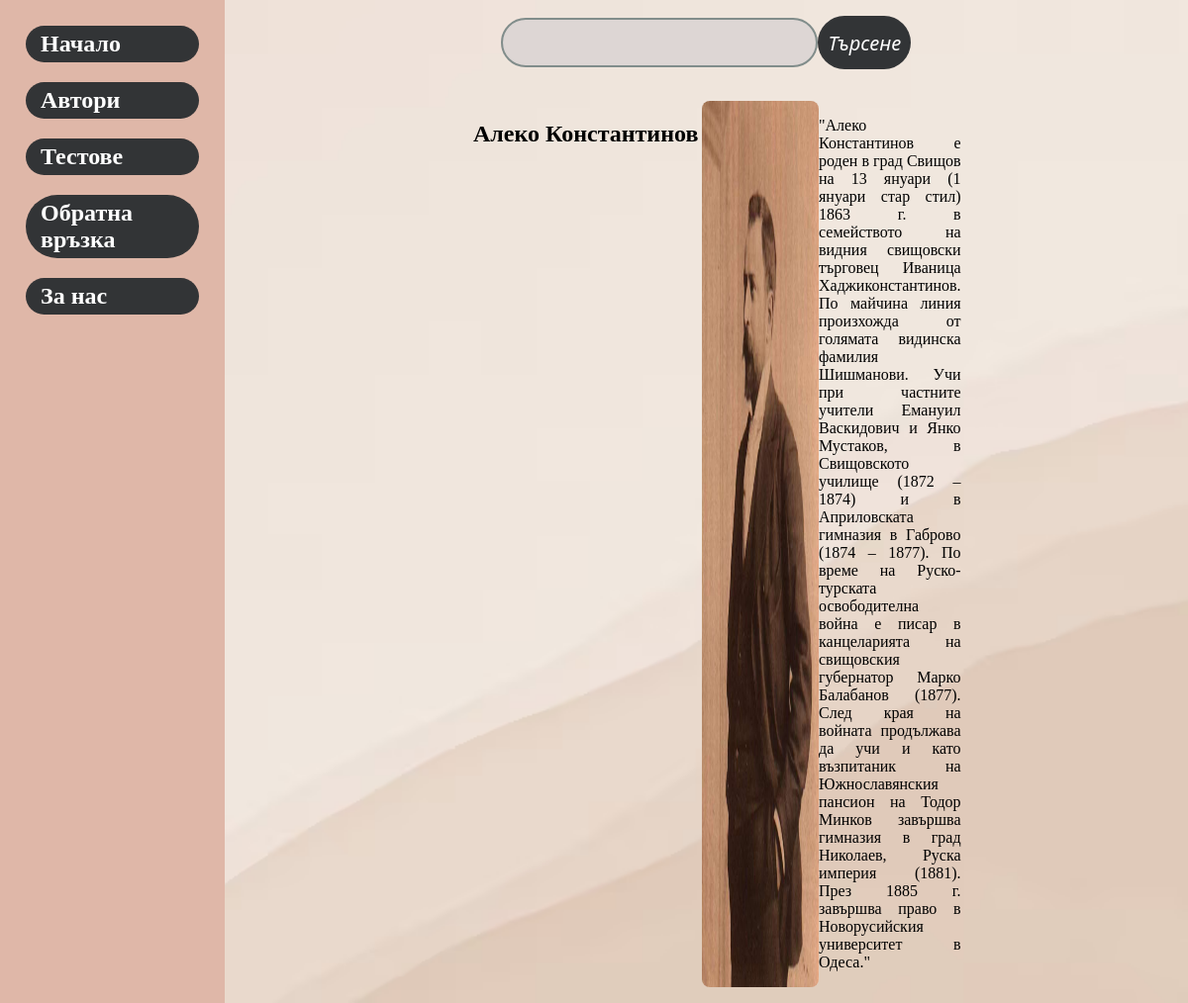
Page /php/avtor.php?authorId=2 on the committed database.
### tables this page shows
CREATE TABLE Author (

  AuthorID int NOT NULL AUTO_INCREMENT,
  AuthorName VARCHAR(45),
  Gender VARCHAR(45) NOT NULL,
  BirthDate DATE NOT NULL,
  Biography VARCHAR(3000) NOT NULL,
  Country VARCHAR(45) NOT NULL,
  Image VARCHAR(150) NOT NULL,
  PRIMARY KEY (AuthorID)
  );

### php/avtor.php (the view, shortened to what this page needs)
<?php
  require_once "config.php";
   $author_id=$_REQUEST['authorId'];
 ?>
<!DOCTYPE html>
     <head>
         <link rel = "stylesheet" href="css/design.css">
         <link rel = "stylesheet" href="css/avtor.css">
     </head>
     <body>
      <nav class="col-1">
       <a href="http://localhost/diplomnaPoBel/php/Index.php" target="_blank">Начало</a>
       <a href="http://localhost/diplomnaPoBel/php/avtoriview.php" target="_blank">Автори</a>
       <a href="http://localhost/diplomnaPoBel/php/DZI.php" target="_blank">Тестове</a>
       <a href="http://localhost/diplomnaPoBel/php/feedback.php?" target=_blank>Обратна връзка</a>
          <a href="http://localhost/diplomnaPoBel/php/AboutUs.php" target="_blank">За нас</a>
      </nav>
     <div class="col-2">
       <header>
     <input type="text">
       <button>Търсене</button>
      </header>
      <main class="content">
         <article>
             <div class="center">
             <?php
        $sql = "SELECT AuthorName, Biography, Image FROM author WHERE AuthorID = $author_id";
        $result = mysqli_query($link, $sql);
        if(mysqli_num_rows($result) > 0)
        {
             while($row = mysqli_fetch_assoc($result))
             {
                 echo '<h1>'. $row['AuthorName'] . '</h1>';
                 echo '<div class="center">';
                 echo '<img src="' . $row['Image'] . '" alt="No image found for this litwork" class ="center";> ';
                 echo '<p>"'. $row ['Biography'].'"</p>';
                 echo '</div>';
             }
        }
     ?>
        </article>

### php/css/design.css (style rules this page uses)
nav { display: flex; flex-direction: column; align-items: stretch; }
nav > a { font-weight: bold; font-size: 24px; background-color: rgb(50, 52, 54); color: white; text-decoration: none; padding: 5px 15px; border-radius: 50px; margin: 10px; }
body { background-image: url("../Images/wallpaper.avif"); background-size: cover; }
* { box-sizing: border-box; }
body { display: flex; min-height: 100vh; flex-direction: row; margin: 0; }
.col-1 { background-color:rgb(223, 183, 168); flex: 1; }
.col-2 { display: flex; flex-direction: column; flex: 5; }
.content { display: flex; flex-direction: row; align-items: center; }
.content > article { flex: 4; min-height: 60vh; }
header, footer, article, nav { padding: 1em; }
header { display: flex; justify-content: center; align-items: center; margin: 0 auto; }
header > input { height: 50px; width: 320px; background-color: rgb(221, 214, 212); border-radius: 50px; border: 2px solid #818d8b; }
header > button { height: 54px; width: 94px; font-style: italic; appearance: auto; writing-mode: horizontal-tb !important; font-style: 100%; font-style: italic; font-size: 20px; font-family: Noto sans; text-rendering: auto; background-color: rgb(50, 52, 54); color: #ffffff; border-style: none; border-radius: 50px; }

### php/css/avtor.css (style rules this page uses)
h1,h2,h3,h4 { text-align:center; }
img { border-radius: 8px; }
.center { display: flex; margin-left: auto; margin-right: auto; width: 50%; }
p { text-align: justify; font-weight: 300; }

### rows in the picture
author: AuthorName "Алеко Константинов", Image (picture), Biography "Алеко Константинов е роден в град Свищов на 13 януари (1 януари стар стил) 1863 г. в семейството на видния свищовски търговец Иваница Хаджиконстантинов. По майчина линия произхожда от голямата видинска фамилия Шишманови. Учи при частните учители Емануил Васкидович и Янко Мустаков, в Свищовското училище (1872 – 1874) и в Априловската гимназия в Габрово (1874 – 1877). По време на Руско-турската освободителна война е писар в канцеларията на свищовския губернатор Марко Балабанов (1877). След края на войната продължава да учи и като възпитаник на Южнославянския пансион на Тодор Минков завършва гимназия в град Николаев, Руска империя (1881). През 1885 г. завършва право в Новорусийския университет…"
